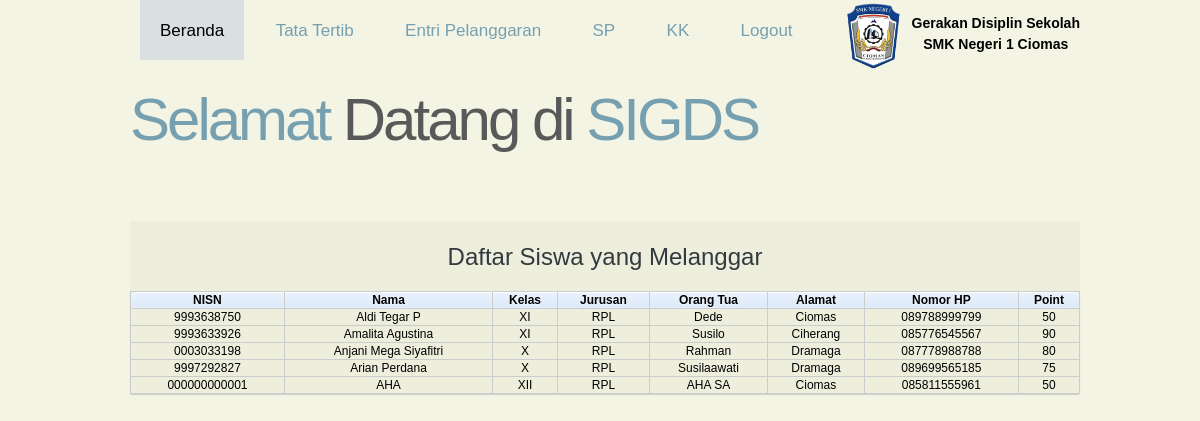
The page /admin/indexadmin.php (signed in) on the database its author committed.
### tables this page shows
CREATE TABLE IF NOT EXISTS `siswa` (
  `nisn` varchar(12) DEFAULT NULL,
  `nama` varchar(255) DEFAULT NULL,
  `kelas` varchar(3) NOT NULL,
  `jurusan` varchar(3) NOT NULL,
  `namaortu` varchar(100) NOT NULL,
  `alamat` varchar(200) NOT NULL,
  `nohp` varchar(12) NOT NULL,
  `point` int(3) NOT NULL DEFAULT '100'
);

### admin/indexadmin.php (the view, shortened to what this page needs)
<html>
<head>
<link rel="stylesheet" href="../css/indexadmin.css" type="text/css">
</head>
<body>
	<div class="bungkus">
		<div class="header">
			<ul>
			  <li class="active"><a href="indexadmin.php">Beranda</a></li>
			  <li><a href="tatatertibadmin.php">Tata Tertib</a></li>
			  <li><a href="entripelanggaran.php">Entri Pelanggaran</a></li>
			  <li><a href="SP.php">SP</a></li>
			  <li><a href="naikkelas.php">KK</a></li>
			  <li><a href="logout.php">Logout</a></li>
			</ul>
			<h3 style="float:right; text-align:center; margin:-43px 20px 0 0;">
			Gerakan Disiplin Sekolah<br>SMK Negeri 1 Ciomas</h3>
			<img src="../images/baru.png" width="auto" height="70px" style="float:left; margin:-55px 0 0 740px;">
			<h1 class="h"><a href="indexadmin.php">Selamat <span>Datang di </span>SIGDS</a></h1>
		</div>
		<div class="content">
			<h2 style="margin-top:10px;">Daftar Siswa yang Melanggar</h2>
    <table class="bordered">
    <thead>
        <th>NISN</th>
        <th>Nama</th>
        <th>Kelas</th>
        <th>Jurusan</th>
        <th>Orang Tua</th>
        <th>Alamat</th>
        <th>Nomor HP</th>
        <th>Point</th>
    </thead>
    <tbody>
    <?php
    $sql = "select * from siswa where point<100";
    $query = mysql_query($sql);
    while ($data = mysql_fetch_assoc($query)){
        ?>
        <tr>
            <td><?php echo $data['nisn']; ?></td>
            <td><?php echo $data['nama']; ?></td>
            <td><?php echo $data['kelas']; ?></td>
            <td><?php echo $data['jurusan'];  ?></td>
            <td><?php echo $data['namaortu']; ?></td>
            <td><?php echo $data['alamat']; ?></td>
            <td><?php echo $data['nohp']; ?></td>
            <td><?php echo $data['point']; ?></td>
        </tr>
    <?php
    }
    ?>
		</tbody>
	</table>
	</div>
	</div>
</body>
</html>

### css/indexadmin.css (style rules this page uses)
body { background:#f4f4e5; font:normal 12px/1.8em Arial, Helvetica, sans-serif; }
a { color:#76a0b0; text-decoration:none; }
h1 { margin:0; padding:0 0 0 30px; color:#76a0b0; font:normal 60px/1.2em Arial, Helvetica, sans-serif; letter-spacing:-3px; }
h1 span { color:#595959; }
h1 a, h1 a:hover { color:#76a0b0; text-decoration:none; }
h2 { font:normal 24px/1.5em Arial, Helvetica, sans-serif; padding:8px 0; margin:8px 0; color:#323a3f; }
.h { margin-top:40px; }
.bungkus { width:1000px; margin-right: auto; margin-left: auto; }
.header { background:#f4f4e5; height:60px; width:1000px; }
.header ul { list-style:none; }
.header ul li { margin:12px 8px 0 0; padding:0; display:inline-block; }
.header ul li a { padding:28px 20px 20px; text-decoration:none; font-size:17px; }
.header ul li.active a, .header ul li a:hover { background-color:#dadfe1; color:black; }
.content { margin:150px 0 10px 30px; text-align: center; float:left; width:950px; background-color: #eeeedd; }
table { border-collapse: collapse; border-spacing: 0; width: 100%; }
.bordered { font-size:12px; border: solid #ccc 1px; -moz-border-radius: 6px; -webkit-border-radius: 6px; border-radius: 2px; -webkit-box-shadow: 0 1px 1px #ccc; -moz-box-shadow: 0 1px 1px #ccc; box-shadow: 0 1px 1px #ccc; }
.bordered td, .bordered th { border-left: 1px solid #ccc; border-top: 1px solid #ccc; text-align: center; color:black; }
.bordered th { background-color: #dce9f9; background-image: -webkit-gradient(linear, left top, left bottom, from(#ebf3fc), to(#dce9f9)); background-image: -webkit-linear-gradient(top, #ebf3fc, #dce9f9); background-image: -moz-linear-gradient(top, #ebf3fc, #dce9f9); background-image: -ms-linear-gradient(top, #ebf3fc, #dce9f9); background-image: -o-linear-gradient(top, #ebf3fc, #dce9f9); background-image: linear-gradient(top, #ebf3fc, #dce9f9); -webkit-box-shadow: 0 1px 0 rgba(255,255,255,.8) inset; -moz-box-shadow:0 1px 0 rgba(255,255,255,.8) inset; box-shadow: 0 1px 0 rgba(255,255,255,.8) inset; border-top: none; text-shadow: 0 1px 0 rgba(255,255,255,.5); }
.bordered td:first-child, .bordered th:first-child { border-left: none; }
.bordered th:first-child { -moz-border-radius: 6px 0 0 0; -webkit-border-radius: 6px 0 0 0; }
.bordered th:last-child { -moz-border-radius: 0 6px 0 0; -webkit-border-radius: 0 6px 0 0; }
.bordered tr:last-child td:first-child { -moz-border-radius: 0 0 0 6px; -webkit-border-radius: 0 0 0 6px; }
.bordered tr:last-child td:last-child { -moz-border-radius: 0 0 6px 0; -webkit-border-radius: 0 0 6px 0; }

### rows shown on the page
siswa: nisn "9993638750", nama "Aldi Tegar P", kelas "XI", jurusan "RPL", namaortu "Dede", alamat "Ciomas", nohp "089788999799", point "50"
siswa: nisn "9993633926", nama "Amalita Agustina", kelas "XI", jurusan "RPL", namaortu "Susilo", alamat "Ciherang", nohp "085776545567", point "90"
siswa: nisn "0003033198", nama "Anjani Mega Siyafitri", kelas "X", jurusan "RPL", namaortu "Rahman", alamat "Dramaga", nohp "087778988788", point "80"
siswa: nisn "9997292827", nama "Arian Perdana", kelas "X", jurusan "RPL", namaortu "Susilaawati", alamat "Dramaga", nohp "089699565185", point "75"
siswa: nisn "000000000001", nama "AHA", kelas "XII", jurusan "RPL", namaortu "AHA SA", alamat "Ciomas", nohp "085811555961", point "50"
